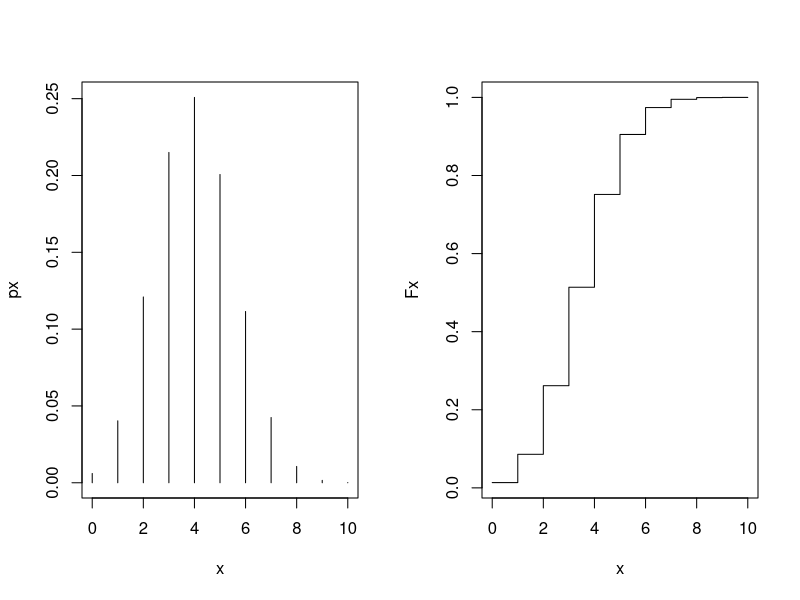
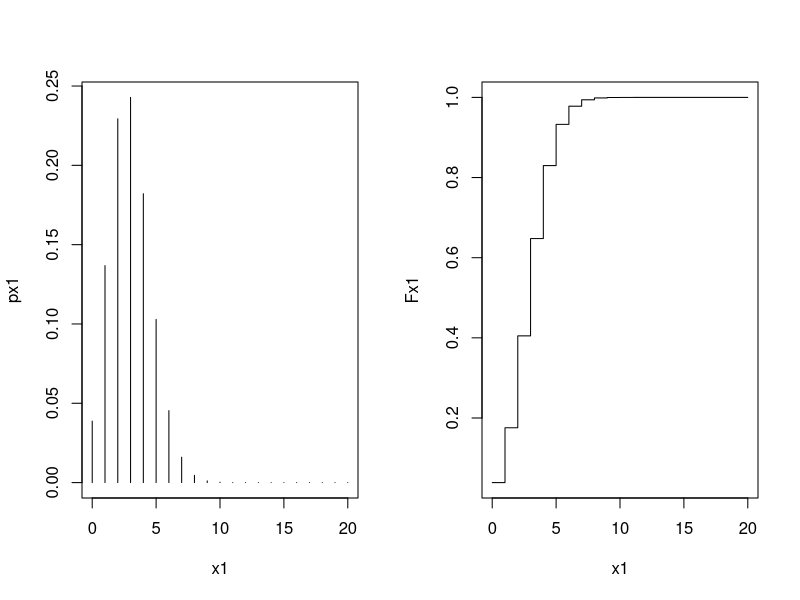
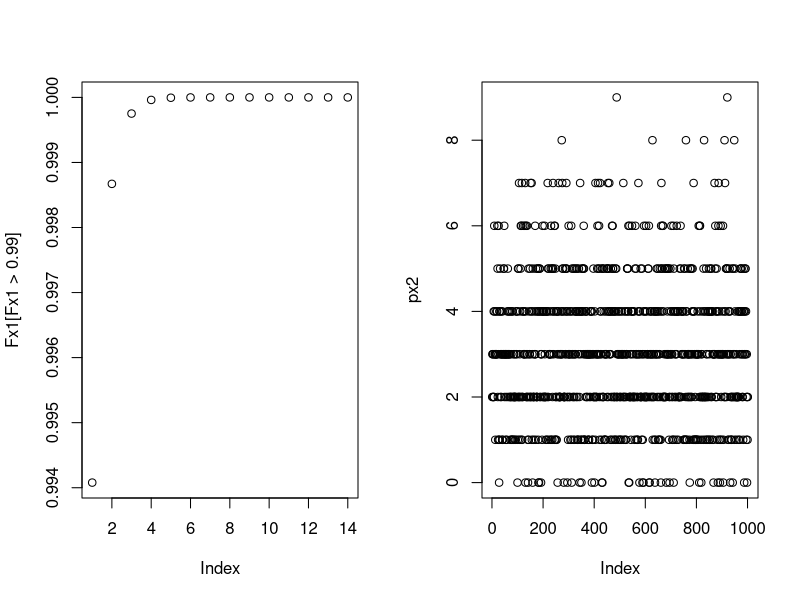
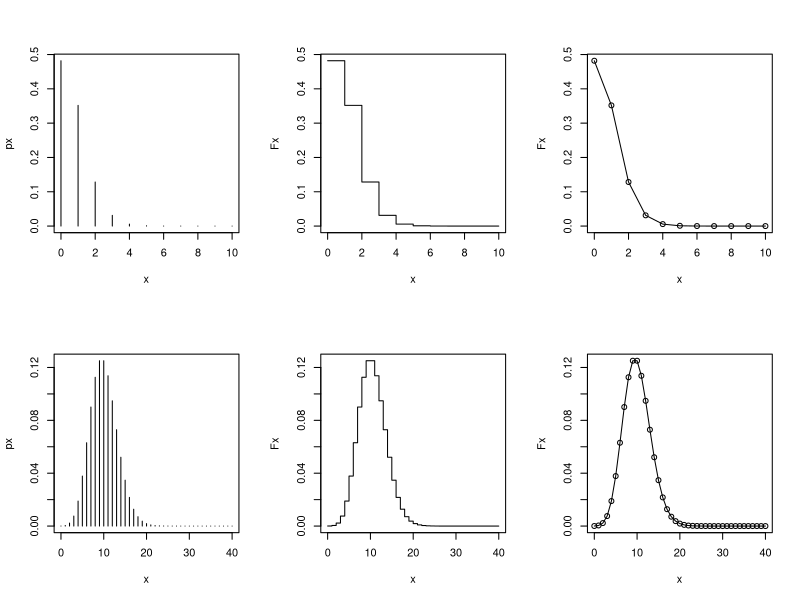
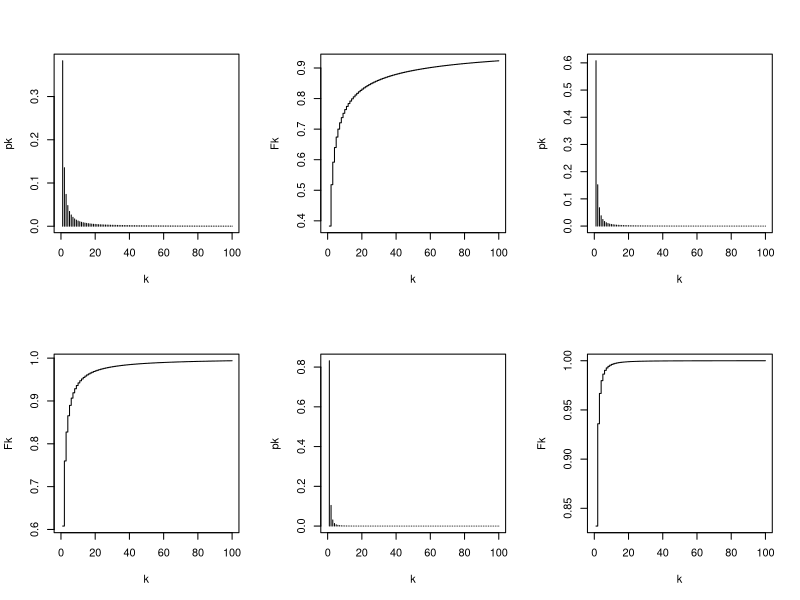
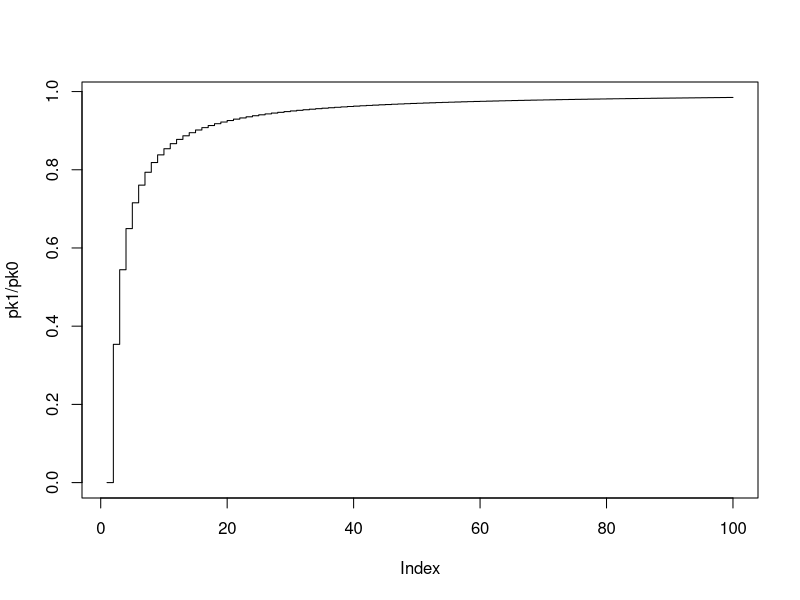
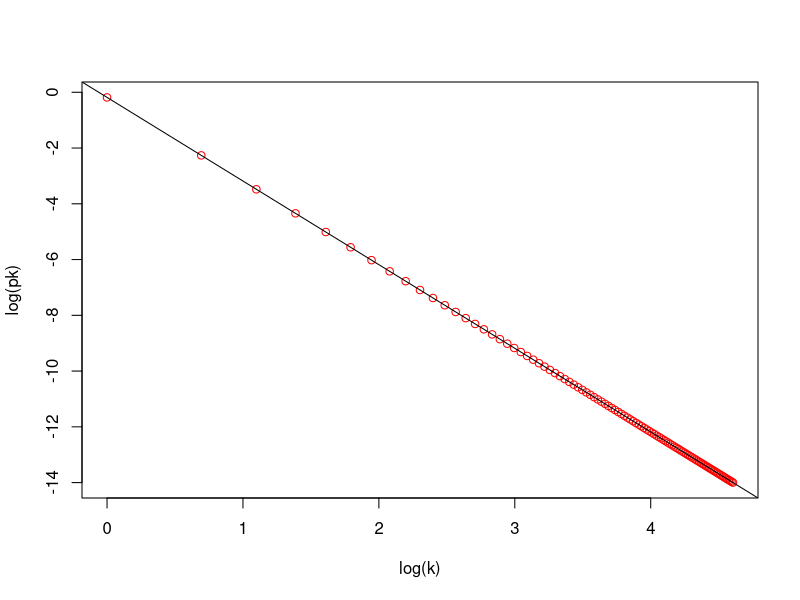

Write the R code that produced these figures, in order.
## ---- chunk 1
rbinom(13, 20, 0.15)
## ---- chunk 2
dbinom(13, 20, 0.15)
## ---- chunk 3
pbinom(13, 20, 0.15)
## ---- chunk 4
pbinom(0.20, 20, 0.15)
## ---- chunk 5
help(rpois)
## ---- chunk 6
rnorm(100, 10, 2)
## ---- chunk 7
dnorm(11.25, 10, 2)
## ---- chunk 8
pnorm(11.25, 10, 2)
## ---- chunk 9
pnorm(0.20, 10, 2)
## ---- chunk 10
help(rexp)
## ---- chunk 11
help(distributions)
## ---- chunk 12
x <- 0:10
px <- dbinom(x, 10, 0.40)
par(mfrow=c(1,2)) # janela grafica com uma linha de 2 plots
plot(x, px, type = "h") # para usar linhas verticais at\’{e} os pontos (x,px)
Fx <- pbinom(x, 10, 0.35)
plot(x, Fx, type = "s") # o argumento "s"
## ---- chunk 13
x1 <- 0:20
px1 <- dbinom(x1, 20, 0.15)
par(mfrow=c(1,2)) # janela grafica com uma linha de 2 plots
plot(x1, px1, type = "h") # para usar linhas verticais at\’{e} os pontos (x,px)
Fx1 <- pbinom(x1, 20, 0.15)
plot(x1, Fx1, type = "s") # o argumento "s"
## ---- chunk 14
max_index = 0
max_value = px1[1]
for(i in x1){
  if (px1[i+1] > max_value){
    max_value = px1[i+1]
    max_index = i+1;
  }
}
sprintf("k é máximo em %d com probabilidade de %f.", max_index, max_value)
## ---- chunk 15
plot(Fx1[Fx1 > 0.99])
## ---- chunk 16
ex = 20 * 0.15
print(px1[ex])

## ---- chunk 17
pn <- pnorm(20, 20, 0.15) - pnorm(1-0.001, 20, 0.15)
print(pn)
## ---- chunk 18
dn <- dnorm(1:20, 20, 0.15)
print(dn)
print(sum(dn))
## ---- chunk 19
qbinom(0.95, 20,0.95)
## ---- chunk 20
print(Fx1[20])

pbinom(20, 20, 1)
## ---- chunk 21
x2 <- 0:1000
px2 <- rbinom(x2, 20, 0.15)
plot(px2)
## ---- chunk 22
w1 = dbinom(0:6, 20, 0.15)
print("Dbinomial")
print(w1)
w2 = rbinom(100, 20, 0.15)
print("Rbinomial")
print(w2)
for(i in 0:6){
  print(length(w2[w2 == i])/100)
}
## ---- chunk 23
  par(mfrow=c(2,3)) 
    # λ = 0.73
  x <- 0:10
  px <- dpois(x, 0.73)
  plot(x, px, type = "h") 
  Fx <- dpois(x, 0.73)
  plot(x, Fx, type = "s") 
  plot(x, Fx, type = "o") 
    
    # λ = 10
  x <- 0:40
  px <- dpois(x, 10)
  plot(x, px, type = "h") 
  Fx <- dpois(x, 10)
  plot(x, Fx, type = "s") 
  plot(x, Fx, type = "o") 

## ---- chunk 24
P1 = dpois(0:6, 0.73)
P1
P2 = rpois(100, 0.73)
P2
for(i in 0:6){
  print(length(P2[P2 == i])/100)
}
## ---- chunk 25
k  = 0:100
pk = 0.3828484 / (k^1.5)
plot(k, pk, type = "h") 
## ---- chunk 26
fk_list <- c()
for (k in 0:100){ 
  fk=0
  for(i in 1:k){
    fk = fk + (1/(i^1.5))
  }
  fk_list = append(fk_list, 0.3828484 * fk)
}
k  = 0:100
Fk = fk_list
plot(k, Fk, type = "s") 
## ---- chunk 27
 # α = 1 => C = 1/ζ(1+α) => C = 1/1.645 = 0.6079027
 k  = 0:100
 pk = 0.6079027 / (k^2)
 plot(k, pk, type = "h") 
 
 
 fk_list <- c()
 for (k in 0:100){ 
   fk=0
   for(i in 1:k){
     fk = fk + (1/(i^2))
   }
   fk_list = append(fk_list, 0.6079027 * fk)
 }
 k  = 0:100
 Fk = fk_list
 plot(k, Fk, type = "s") 
## ---- chunk 28
# α = 2 => C = 1/ζ(1+α) => C = 1/1.202 = 0.8319468
 k  = 0:100
 pk = 0.8319468 / (k^3)
 plot(k, pk, type = "h") 
 
 
 fk_list <- c()
 for (k in 0:100){ 
   fk=0
   for(i in 1:k){
     fk = fk + (1/(i^3))
   }
   fk_list = append(fk_list, 0.8319468 * fk)
 }
 k  = 0:100
 Fk = fk_list
 plot(k, Fk, type = "s") 
## ---- chunk 29
 par(mfrow=c(1,1)) 
 k0  = 0:99
 k1  = 1:100
 pk0 = 0.3828484 / (k0^1.5)
 pk1 = 0.3828484 / (k1^1.5)
 plot(pk1/pk0, type = "s") 
 
## ---- chunk 30
alpha=2
k  = 0:100
pk = 0.8319468 / (k^3)
plot(log(k), log(pk), col = "red") 

abline(log(0.8319468), -(1 + alpha))
## ---- chunk 31
rzipf = function(nsim = 1, alpha = 1, Cte = 1/1.645)
{
 res = numeric(nsim)
 for(i in 1:nsim){
   x = -1
   k = 1
   F = p = Cte
   U = runif(1)
   while( x == -1){
     if(U < F) x = k
     else{
       p = p * (k/(k+1))^(1+alpha)
       F = F + p
       k = k+1
     }
   }
   res[i] = x
 }
 res
}

# test
rzipf(400) 
rzipf(400, 1/2, 1/2.62)
rzipf(400, 1, 1/1.645)
rzipf(400, 2, 1/1.202)

## ---- chunk 32
rzipf(400, 1, 1/1.645)
